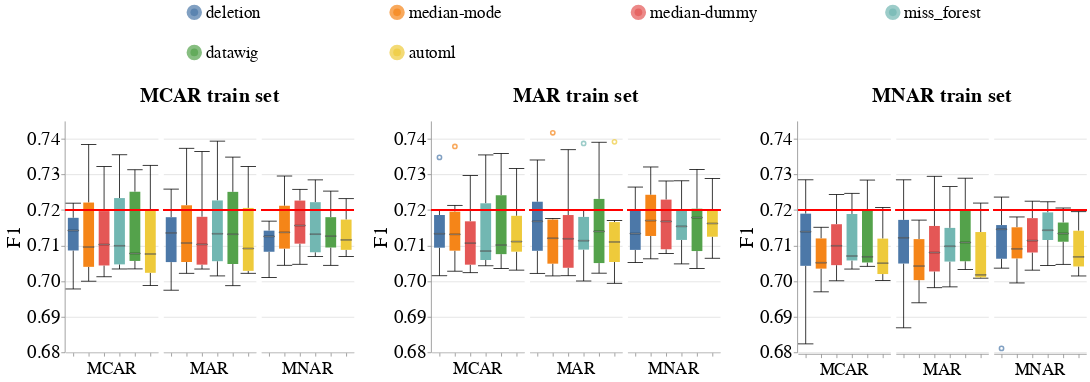

Here is the notebook cell this chart was saved with:
### Code cell
create_box_plots_for_diff_imputers_v2(dataset_name=DATASET_NAME,
                                      model_name='mlp_clf',
                                      metric_name='f1',
                                      db_client=db_client)
